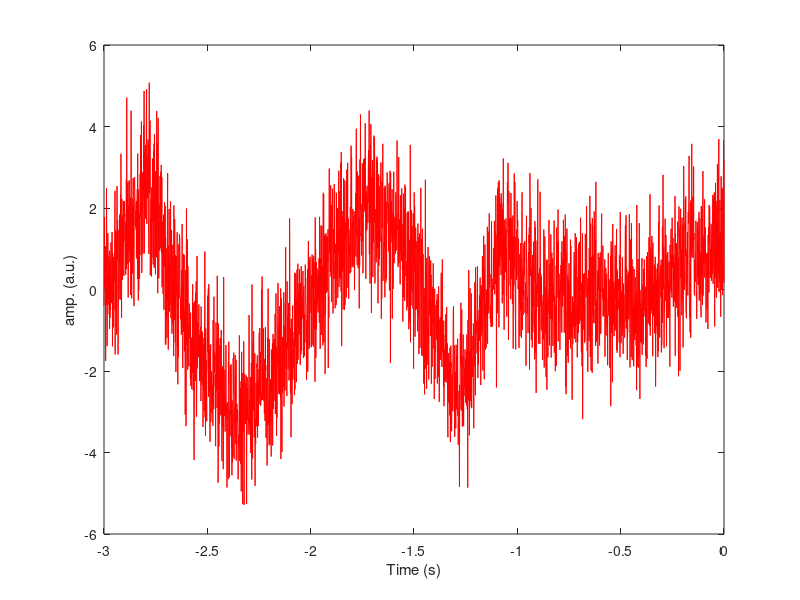
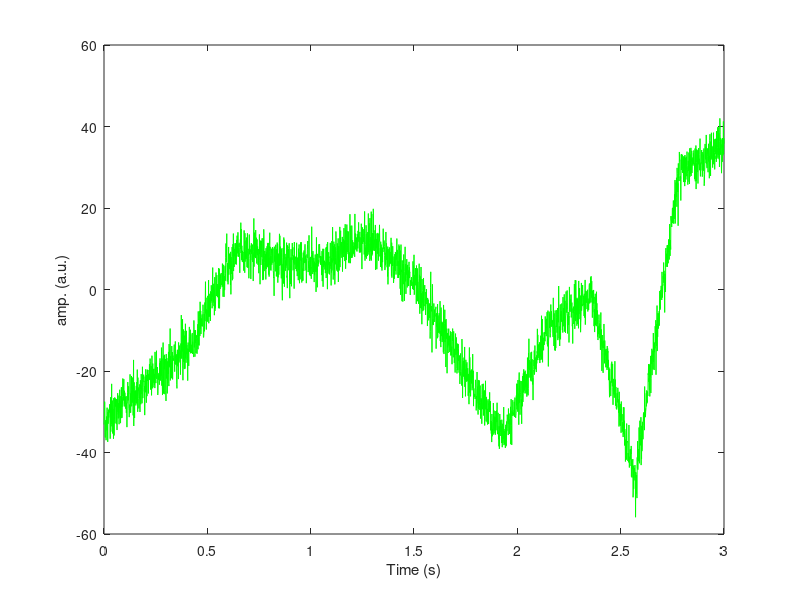
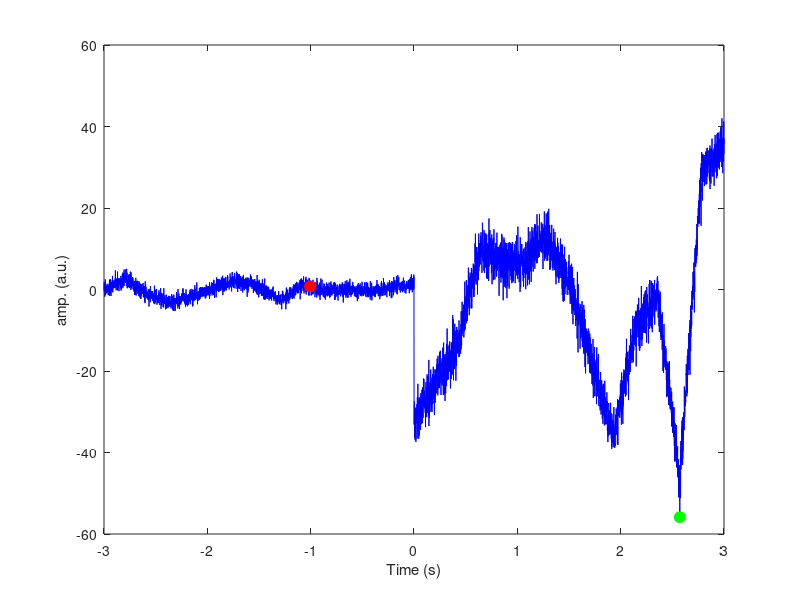
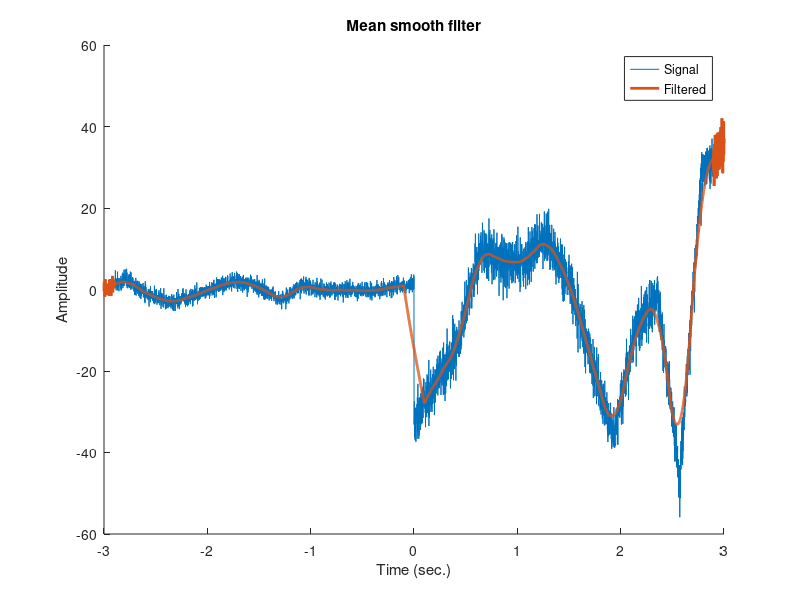

MATLAB code for these plots, in order:
%% Calculating SNR on simulated time-series data
% Author: Will Decker
% Note: code adapted from Michael X. Cohen

%% Generate "raw" signal parameters

% baseline
samplerate = 1000; % measured in Hz
time = -3:1/samplerate:0;
n = length(time);
p = 15;
noiselevel = 1; % measured in standard deviations
noise = noiselevel * randn(size(time)); % randomly generate minimal noise along signal
ampl = interp1(randn(p,1)*2, linspace(1,p,n));
baseline = ampl + noise;

% plot baseline
figure(1), clf
plot(time, baseline, 'r');
xlabel('Time (s)'), ylabel('amp. (a.u.)')
zoom on

% signal
% samplerate is the same
time2 = 0:1/samplerate:3; % 1 sample point over 3 seconds
n2 = length(time2);
p2 = 15; % time points
noiselevel2 = 3; % measured in standard deviations
noise2 = noiselevel2 * randn(size(time2)); % randomly generate noise along signal
ampl2 = interp1(randn(p2,1)*25, linspace(1,p2,n2)); % ampl modulator
signal = ampl2 + noise2;

% plot signal
figure(2), clf
plot(time2, signal, 'g');
xlabel('Time (s)'), ylabel('amp. (a.u.)')
zoom on

% entire signal
final = [baseline, signal];
time3 = linspace(-3, 3, length(final));

% find peak amplitude of signal
[~,peak] = max(abs(signal));
newsig = abs(signal);
tp = find(newsig== signal(peak));


% random timept from baseline
r = randi(numel(baseline)); % random index from baseline
r2 = time(r); % timepoint
r3 = baseline(r); % value of timepoint

% plot entire signal
figure(3), clf
plot(time3, final, 'b')
hold on
plot(r2, baseline(r), 'ro', 'MarkerSize', 8, 'MarkerFaceColor', 'r') % plot r2
plot(time3(peak+length(baseline)), final(peak+length(baseline)), 'go', 'MarkerSize', 8, 'MarkerFaceColor', 'g') % plot peak
hold off
xlabel('Time (s)'), ylabel('amp. (a.u.)')

%% Calculate SNR of "raw" data

timepoint = r2;
baseline_time = [-3 0];
erp = mean(final, 3);

snr_num = erp(:, dsearchn(time3', timepoint));
snr_den = std( erp(:,dsearchn(time3',baseline_time(1)):dsearchn(time3',baseline_time(2))) ,[],2); 

snr = snr_num./snr_den;

disp(["The signal to noise ratio of this simulated data is " num2str(snr)])

%% Filter data

% filtered signal vector
filtsig = final; % or filtsig = signal (hint: edge effects)

% implement the mean-smooth in the *time* domain
k = 100; % filter window
for i = k+1:length(final)-k-1
    filtsig(i) = mean(final(i-k:i+k)); % each point along the filtered signal is the average of 'k' surrounding points
end

% plot
figure(4), clf, hold on
plot(time3, final, time3, filtsig, 'linew', 2)
xlabel('Time (sec.)'), ylabel('Amplitude')
title("Mean smooth filter")
legend({'Signal';'Filtered'})

%% Recalculate SNR

erp2 = mean(filtsig, 3);

snr_num2 = erp2(:, dsearchn(time3', timepoint));
snr_den2 = std( erp2(:,dsearchn(time3',baseline_time(1)):dsearchn(time3',baseline_time(2))) ,[],2); 

snr2 = snr_num2./snr_den2;

disp(["The signal to noise ratio is " num2str(snr2)])
disp(["Raw SNR = " num2str(snr) newline "The filtered SNR = " num2str(snr2)])



